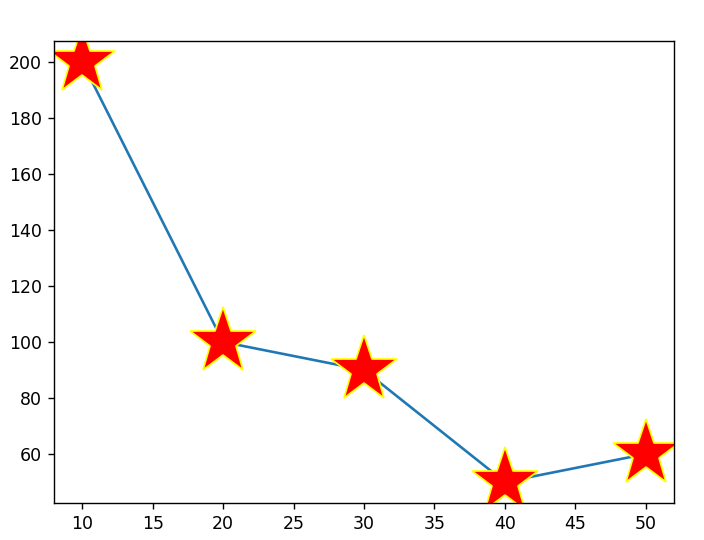

Generate this figure with Python:
import matplotlib.pyplot as plt
import numpy as np

xpoints=np.array([10,20,30,40,50])
ypoints=np.array([200,100,90,50,60])

plt.plot(xpoints,ypoints,marker="*",markersize=40,mfc="red",mec="yellow")
plt.show()
